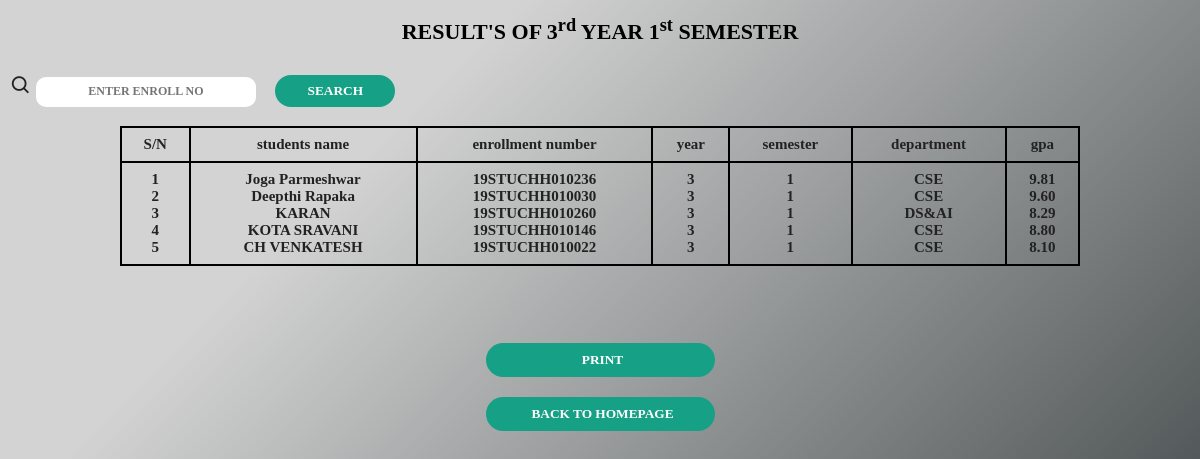
Page /result/totalresults3_1.php (signed in) on the committed database.
### tables this page shows
CREATE TABLE `results3_1` (
  `rid` int(11) NOT NULL,
  `s_name` varchar(100) DEFAULT NULL,
  `s_enroll_no` varchar(100) DEFAULT NULL,
  `s_department` varchar(15) DEFAULT NULL,
  `s_year` int(11) DEFAULT NULL,
  `s_email_id` varchar(100) DEFAULT NULL,
  `s_semester` int(11) DEFAULT NULL,
  `gpa` float(5,2) DEFAULT NULL
);

### result/totalresults3_1.php (the view, shortened to what this page needs)
<?php
    include("connection.php");
?>
<!DOCTYPE html>
<html lang="en">
<head>
    <link href='https://unpkg.com/boxicons@2.0.7/css/boxicons.min.css' rel='stylesheet'>
</head>
<body>
<center><h2>RESULT'S OF 3<sup>rd</sup> YEAR 1<sup>st</sup> SEMESTER</h2></center>
<form method="post" action="search/search3_1.php">
  <i class='bx bx-search' ></i>
  <input type="text" name="enroll_no" placeholder="ENTER ENROLL NO" value=""></td>
  <input type="submit" value="SEARCH"></div><br><br>
</form>
<center><table>
<thead>
    <th>S/N</th>
    <th>students name</th>
    <th>enrollment number</th>
    <th>year</th>
    <th>semester</th>
    <th>department</th>
    <th>gpa</th>
</thead>
  <tr>
    <th>
        <?php
                 $c=1;
                 $sql="select * from results3_1";
                 $result= $con->query($sql);
                 while($row = $result->fetch_assoc()) {
                  if($row["s_year"] == 3  && $row["s_semester"] == 1 ){
                    echo "".$c."";
                    echo"<br> ";
                    $c++;
                  }
                }
                ?>
                </th>
    <th>
    <?php
                 $sql="select * from results3_1";
                 $result= $con->query($sql);
                 while($row = $result->fetch_assoc()) {
                  if($row["s_year"] == 3  && $row["s_semester"] == 1 ){
                    echo "". $row["s_name"]. "";
                    echo"<br> ";
                  }
                }
                ?>
    </th>
    <th>
    <?php
                 $sql="select * from results3_1";
                 $result= $con->query($sql);
                 while($row = $result->fetch_assoc()) {
                  if($row["s_year"] == 3 && $row["s_semester"] == 1 ){
                    echo "". $row["s_enroll_no"]. "";
                    echo"<br> ";
                  }
                }
                ?>
    </th>
    <th>
    <?php
                 $sql="select * from results3_1";
                 $result= $con->query($sql);
                 while($row = $result->fetch_assoc()) {
                  if($row["s_year"] == 3  && $row["s_semester"] == 1 ){
                    echo "". $row["s_year"]. "";
                    echo"<br> ";
                  }
                }
                ?>
    </th>
    <th>
    <?php
                 $sql="select * from results3_1";
                 $result= $con->query($sql);
                 while($row = $result->fetch_assoc()) {
                  if($row["s_year"] == 3  && $row["s_semester"] == 1 ){
                    echo "". $row["s_semester"]. "";
                    echo"<br> ";
                  }
                }
                ?>
    </th>
    <th>
    <?php
                 $sql="select * from results3_1";
                 $result= $con->query($sql);
                 while($row = $result->fetch_assoc()) {
                  if($row["s_year"] == 3 && $row["s_semester"] == 1){
                    echo "". $row["s_department"]. "";
                    echo"<br> ";
                  }
                }
                ?>
    </th>
    <th>
    <?php
                 $sql="select * from results3_1";
                 $result= $con->query($sql);
                 while($row = $result->fetch_assoc()) {
                  if($row["s_year"] == 3 && $row["s_semester"] == 1 ){
                    echo "". $row["gpa"]. "";
                    echo"<br> ";
                  }
                }
                ?>
    </th>
  </tr>
</table></center>
<br><br><br>
<center><label><input type="submit1" value="PRINT" onclick="window.print()"></label></center>
<center><a href="/login/dashboard.php"><input type="submit1" value="Back to Homepage"><br><br></a></center>
</body>
</html>

### result/totalresults3_1.php (style rules this page uses)
body { margin: 0; padding: 0; background-color: #2d3436; background-image: linear-gradient(315deg, #2d3436 0%, #d3d3d3 74%); background-repeat: no-repeat; background-attachment: fixed; background-size: cover; font-size: 16px; color: #222; font-family: 'Roboto', sans-serif; font-weight: 300; }
h2 { font-family: 'times new roman'; margin: 0 0 0px 0; font-weight: 800; font-size: 22px; margin-top: 15px; text-align: center; color: black; margin-bottom: 10px; }
table { font-family: 'times new roman'; font-weight: 300; font-size: 15px; border-collapse: collapse; width: 80%; }
td, th { border: 2.5px solid black; text-align: center; padding: 8px; }
input[type="submit1"] { margin-top: 20px; width: 220px; height: 32px; background: #16a085; border: none; text-align: center; border-radius: 17px; padding-left: 7px; color: #FFF; font-family: 'times new roman'; font-weight: 700; text-transform: uppercase; transition: 0.1s ease; cursor: pointer; }
input[type="submit"] { margin-top: 20px; width: 120px; height: 32px; margin-left: 15px; background: #16a085; border: none; text-align: center; border-radius: 17px; padding-left: 7px; color: #FFF; font-family: 'times new roman'; font-weight: 700; text-transform: uppercase; transition: 0.1s ease; cursor: pointer; }
input[type="text"] { margin-bottom: 0px; padding: 0px; width: 220px; height: 30px; border: none; align:"left"; border-radius: 10px; padding-left: 0px; border-bottom: 0px solid #AAA; font-family: 'times new roman'; font-weight: 600; font-size: 12px; text-align:center; transition: 0.2s ease; }
i { margin-left: 10px; font-size: 22px; }

### rows in the picture
results3_1: s_name "Joga Parmeshwar", s_enroll_no "19STUCHH010236", s_year "3", s_semester "1", s_department "CSE", gpa "9.81"
results3_1: s_name "Deepthi Rapaka", s_enroll_no "19STUCHH010030", s_year "3", s_semester "1", s_department "CSE", gpa "9.60"
results3_1: s_name "KARAN", s_enroll_no "19STUCHH010260", s_year "3", s_semester "1", s_department "DS&AI", gpa "8.29"
results3_1: s_name "KOTA SRAVANI", s_enroll_no "19STUCHH010146", s_year "3", s_semester "1", s_department "CSE", gpa "8.80"
results3_1: s_name "CH VENKATESH", s_enroll_no "19STUCHH010022", s_year "3", s_semester "1", s_department "CSE", gpa "8.10"
